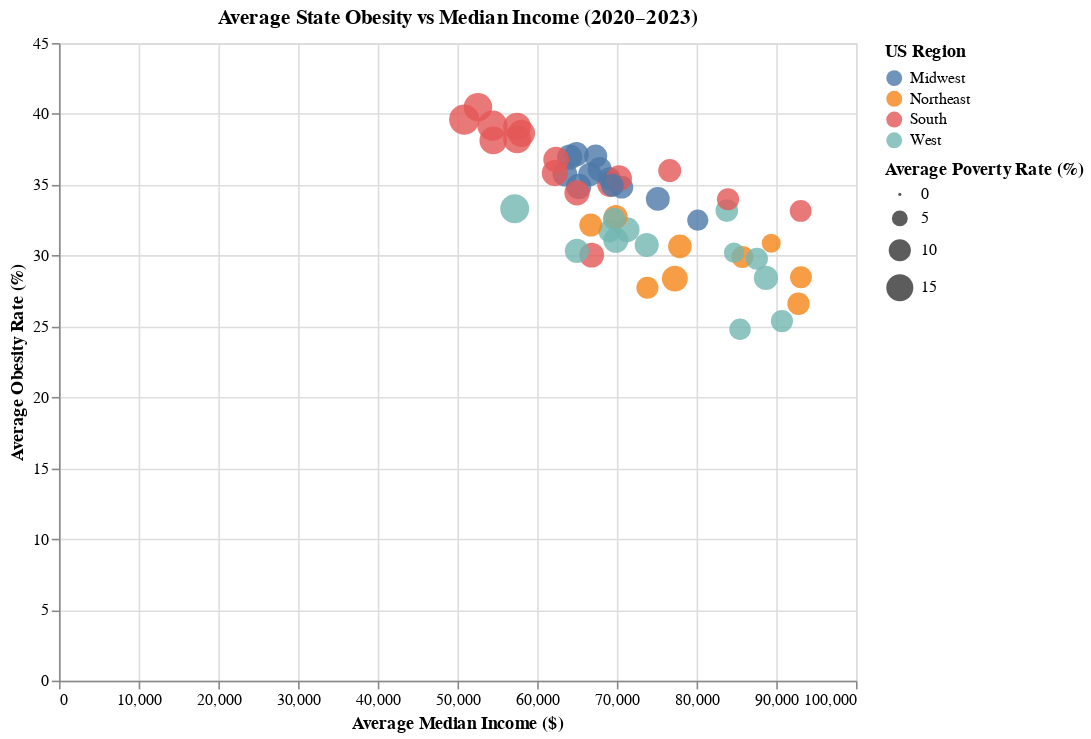

The cell this chart's notebook holds for it:
### Code cell
# this static visualization serves the purpose of showing where each state resides on the obesity rate vs median income graph averaged from years 2020-2023
# this visualization also shows average poverty rate by the size of each spot and the US region by color
# this includes tooltips for each circle so when hovering, will tell information like state name, the exact averaged obesity, poverty, and income of the state
alt.Chart(df_avg).mark_circle(opacity=0.8).encode(
    x = alt.X("Median Income:Q", title = "Average Median Income ($)"),
    y = alt.Y("Obesity Rate:Q", title = "Average Obesity Rate (%)"),
    color = alt.Color("Region:N", title = "US Region"),
    size = alt.Size("Poverty Rate:Q", title = "Average Poverty Rate (%)"
    ),
    tooltip = [
        alt.Tooltip("State:N"),
        alt.Tooltip("Obesity Rate:Q"),
        alt.Tooltip("Poverty Rate:Q"),
        alt.Tooltip("Median Income:Q"),
    ]
).properties(
    title = "Average State Obesity vs Median Income (2020–2023)",
    width = 500,
    height = 400
)

### Figure 1 — Vega-Lite specification as saved in the notebook (floating-point values rounded to 4 significant figures)
{"config": {"view": {"continuousWidth": 300, "continuousHeight": 300}}, "data": {"name": "data-c7d52604e65c163c2a072dfd83fdb236"}, "mark": {"type": "circle", "opacity": 0.8}, "encoding": {"color": {"field": "Region", "title": "US Region", "type": "nominal"}, "size": {"field": "Poverty Rate", "title": "Average Poverty Rate (%)", "type": "quantitative"}, "tooltip": [{"field": "State", "type": "nominal"}, {"field": "Obesity Rate", "type": "quantitative"}, {"field": "Poverty Rate", "type": "quantitative"}, {"field": "Median Income", "type": "quantitative"}], "x": {"field": "Median Income", "title": "Average Median Income ($)", "type": "quantitative"}, "y": {"field": "Obesity Rate", "title": "Average Obesity Rate (%)", "type": "quantitative"}}, "height": 400, "title": "Average State Obesity vs Median Income (2020–2023)", "width": 500, "$schema": "https://vega.github.io/schema/vega-lite/v5.20.1.json", "datasets": {"data-c7d52604e65c163c2a072dfd83fdb236": [{"State": "Alabama", "Region": "South", "Obesity Rate": 39.1, "Poverty Rate": 15.77, "Median Income": 57470.0}, {"State": "Alaska", "Region": "West", "Obesity Rate": 33.17, "Poverty Rate": 10.43, "Median Income": 83790.0}, {"State": "Arizona", "Region": "West", "Obesity Rate": 31.83, "Poverty Rate": 12.7, "Median Income": 71280.0}, {"State": "Arkansas", "Region": "South", "Obesity Rate": 38.12, "Poverty Rate": 15.72, "Median Income": 54490.0}, {"State": "California", "Region": "West", "Obesity Rate": 28.43, "Poverty Rate": 12.0, "Median Income": 88710.0}, {"State": "Colorado", "Region": "West", "Obesity Rate": 24.8, "Poverty Rate": 9.4, "Median Income": 85450.0}, {"State": "Connecticut", "Region": "Northeast", "Obesity Rate": 29.9, "Poverty Rate": 9.95, "Median Income": 85750.0}, {"State": "Delaware", "Region": "South", "Obesity Rate": 36.0, "Poverty Rate": 10.8, "Median Income": 76630.0}, {"State": "Florida", "Region": "South", "Obesity Rate": 30.03, "Poverty Rate": 12.68, "Median Income": 66840.0}, {"State": "Georgia", "Region": "South", "Obesity Rate": 35.05, "Poverty Rate": 13.7, "Median Income": 69140.0}, {"State": "Hawaii", "Region": "West", "Obesity Rate": 25.38, "Poverty Rate": 10.0, "Median Income": 90710.0}, {"State": "Idaho", "Region": "West", "Obesity Rate": 31.73, "Poverty Rate": 10.38, "Median Income": 69100.0}, {"State": "Illinois", "Region": "Midwest", "Obesity Rate": 34.0, "Poverty Rate": 11.65, "Median Income": 75140.0}, {"State": "Indiana", "Region": "Midwest", "Obesity Rate": 37.15, "Poverty Rate": 12.1, "Median Income": 64940.0}, {"State": "Iowa", "Region": "Midwest", "Obesity Rate": 37.02, "Poverty Rate": 10.82, "Median Income": 67340.0}, {"State": "Kansas", "Region": "Midwest", "Obesity Rate": 35.73, "Poverty Rate": 11.32, "Median Income": 66620.0}, {"State": "Kentucky", "Region": "South", "Obesity Rate": 38.2, "Poverty Rate": 15.9, "Median Income": 57490.0}, {"State": "Louisiana", "Region": "South", "Obesity Rate": 39.17, "Poverty Rate": 18.7, "Median Income": 54390.0}, {"State": "Maine", "Region": "Northeast", "Obesity Rate": 32.15, "Poverty Rate": 10.8, "Median Income": 66730.0}, {"State": "Maryland", "Region": "South", "Obesity Rate": 33.15, "Poverty Rate": 9.7, "Median Income": 93060.0}, {"State": "Massachusetts", "Region": "Northeast", "Obesity Rate": 26.6, "Poverty Rate": 10.18, "Median Income": 92790.0}, {"State": "Michigan", "Region": "Midwest", "Obesity Rate": 34.88, "Poverty Rate": 13.1, "Median Income": 65200.0}, {"State": "Minnesota", "Region": "Midwest", "Obesity Rate": 32.5, "Poverty Rate": 9.1, "Median Income": 80150.0}, {"State": "Mississippi", "Region": "South", "Obesity Rate": 39.6, "Poverty Rate": 18.85, "Median Income": 50850.0}, {"State": "Missouri", "Region": "Midwest", "Obesity Rate": 35.75, "Poverty Rate": 12.5, "Median Income": 63470.0}, {"State": "Montana", "Region": "West", "Obesity Rate": 30.32, "Poverty Rate": 12.0, "Median Income": 64990.0}, {"State": "Nebraska", "Region": "Midwest", "Obesity Rate": 35.45, "Poverty Rate": 10.25, "Median Income": 69060.0}, {"State": "Nevada", "Region": "West", "Obesity Rate": 31.07, "Poverty Rate": 12.82, "Median Income": 69870.0}, {"State": "New Hampshire", "Region": "Northeast", "Obesity Rate": 30.88, "Poverty Rate": 7.275, "Median Income": 89370.0}, {"State": "New Jersey", "Region": "Northeast", "Obesity Rate": 28.48, "Poverty Rate": 9.75, "Median Income": 93090.0}, {"State": "New Mexico", "Region": "West", "Obesity Rate": 33.3, "Poverty Rate": 17.18, "Median Income": 57180.0}, {"State": "New York", "Region": "Northeast", "Obesity Rate": 28.38, "Poverty Rate": 13.75, "Median Income": 77270.0}, {"State": "North Carolina", "Region": "South", "Obesity Rate": 34.42, "Poverty Rate": 13.0, "Median Income": 64990.0}, {"State": "North Dakota", "Region": "Midwest", "Obesity Rate": 34.83, "Poverty Rate": 10.57, "Median Income": 70620.0}, {"State": "Ohio", "Region": "Midwest", "Obesity Rate": 36.95, "Poverty Rate": 13.12, "Median Income": 64080.0}, {"State": "Oklahoma", "Region": "South", "Obesity Rate": 38.62, "Poverty Rate": 15.28, "Median Income": 58020.0}, {"State": "Oregon", "Region": "West", "Obesity Rate": 30.75, "Poverty Rate": 11.82, "Median Income": 73740.0}, {"State": "Pennsylvania", "Region": "Northeast", "Obesity Rate": 32.73, "Poverty Rate": 11.65, "Median Income": 69860.0}, {"State": "Rhode Island", "Region": "Northeast", "Obesity Rate": 30.65, "Poverty Rate": 11.32, "Median Income": 77910.0}, {"State": "South Carolina", "Region": "South", "Obesity Rate": 35.83, "Poverty Rate": 14.05, "Median Income": 62220.0}, {"State": "South Dakota", "Region": "Midwest", "Obesity Rate": 36.1, "Poverty Rate": 11.82, "Median Income": 67850.0}, {"State": "Tennessee", "Region": "South", "Obesity Rate": 36.77, "Poverty Rate": 13.6, "Median Income": 62390.0}, {"State": "Texas", "Region": "South", "Obesity Rate": 35.45, "Poverty Rate": 13.82, "Median Income": 70270.0}, {"State": "Utah", "Region": "West", "Obesity Rate": 30.2, "Poverty Rate": 8.325, "Median Income": 84700.0}, {"State": "Vermont", "Region": "Northeast", "Obesity Rate": 27.73, "Poverty Rate": 9.925, "Median Income": 73830.0}, {"State": "Virginia", "Region": "South", "Obesity Rate": 33.98, "Poverty Rate": 10.07, "Median Income": 83950.0}, {"State": "Washington", "Region": "West", "Obesity Rate": 29.77, "Poverty Rate": 9.925, "Median Income": 87570.0}, {"State": "West Virginia", "Region": "South", "Obesity Rate": 40.48, "Poverty Rate": 16.6, "Median Income": 52570.0}, {"State": "Wisconsin", "Region": "Midwest", "Obesity Rate": 34.95, "Poverty Rate": 10.55, "Median Income": 69440.0}, {"State": "Wyoming", "Region": "West", "Obesity Rate": 32.58, "Poverty Rate": 10.35, "Median Income": 69660.0}]}}
